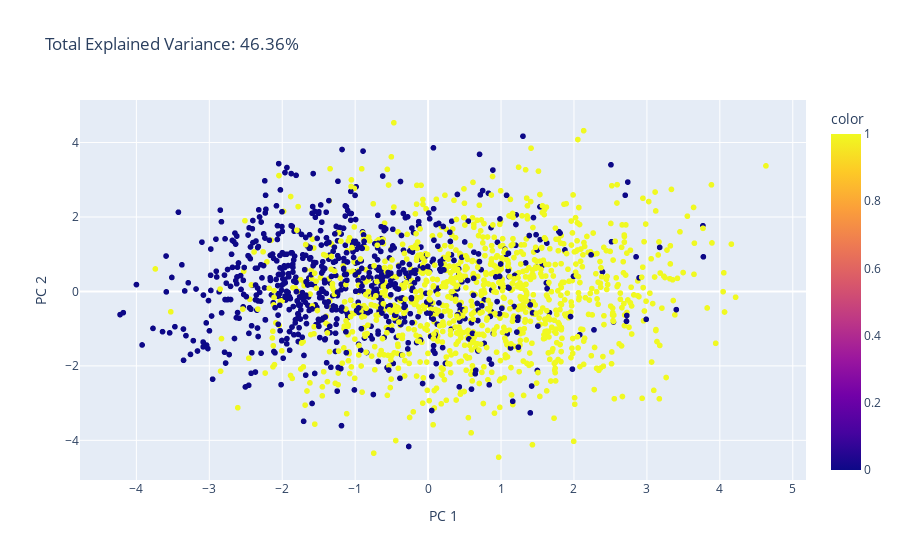

Here is the notebook cell this chart was saved with:
### Markdown cell above
#### PCA

### Code cell
import plotly.express as px
from sklearn.decomposition import PCA

outputs = df[drugs_columns]
X = df.copy().drop(outputs, axis=1)
X.drop(["Illegal_user"],axis=1, inplace=True)

# Change the number of principal components
pca = PCA(n_components=2)
components = pca.fit_transform(X)
 
total_var = pca.explained_variance_ratio_.sum() * 100
# 2 components
fig = px.scatter(components, x=0, y=1, color=df.Illegal_user,title=f'Total Explained Variance: {total_var:.2f}%',
    labels={'0': 'PC 1', '1': 'PC 2'})

# 3 components
'''
fig = px.scatter_3d(
    components, x=0, y=1, z=2, color=df.Illegal_user, 
    title=f'Total Explained Variance: {total_var:.2f}%',
    labels={'0': 'PC 1', '1': 'PC 2', '2': 'PC 3'}
)
'''
'''
pca.fit(df)
exp_var_cumul = np.cumsum(pca.explained_variance_ratio_)

px.area(
    x=range(1, exp_var_cumul.shape[0] + 1),
    y=exp_var_cumul,
    labels={"x": "# Components", "y": "Explained Variance"}
)
'''

fig.show()

### Figure 1 — Plotly figure (JSON) as saved in the notebook; plotly's stock layout.template omitted (floating-point values rounded to 4 significant figures; data arrays with more than 128 entries replaced by an {"elided": "..."} marker saying what was removed)
{"data": [{"hovertemplate": "PC 1=%{x}<br>PC 2=%{y}<br>color=%{marker.color}<extra></extra>", "legendgroup": "", "marker": {"color": {"elided": "1877 int values"}, "coloraxis": "coloraxis", "symbol": "circle"}, "mode": "markers", "name": "", "showlegend": false, "type": "scattergl", "x": {"elided": "1877 float values"}, "xaxis": "x", "y": {"elided": "1877 float values"}, "yaxis": "y"}], "layout": {"autosize": true, "coloraxis": {"colorbar": {"title": {"text": "color"}}, "colorscale": [[0, "#0d0887"], [0.1111, "#46039f"], [0.2222, "#7201a8"], [0.3333, "#9c179e"], [0.4444, "#bd3786"], [0.5556, "#d8576b"], [0.6667, "#ed7953"], [0.7778, "#fb9f3a"], [0.8889, "#fdca26"], [1, "#f0f921"]]}, "legend": {"tracegroupgap": 0}, "title": {"text": "Total Explained Variance: 46.36%"}, "xaxis": {"anchor": "y", "autorange": true, "domain": [0, 1], "range": [-4.754, 5.163], "title": {"text": "PC 1"}, "type": "linear"}, "yaxis": {"anchor": "x", "autorange": true, "domain": [0, 1], "range": [-5.196, 5.273], "title": {"text": "PC 2"}, "type": "linear"}}}
